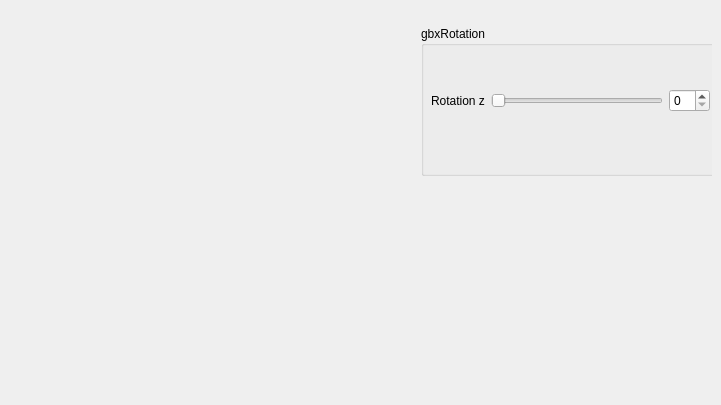
<?xml version="1.0" encoding="UTF-8"?>
<ui version="4.0">
 <class>MainWindow</class>
 <widget class="QMainWindow" name="MainWindow">
  <property name="geometry">
   <rect>
    <x>0</x>
    <y>0</y>
    <width>721</width>
    <height>405</height>
   </rect>
  </property>
  <property name="windowTitle">
   <string>Computer Grafik</string>
  </property>
  <widget class="QWidget" name="centralWidget">
   <widget class="QWidget" name="verticalLayoutWidget">
    <property name="geometry">
     <rect>
      <x>410</x>
      <y>0</y>
      <width>302</width>
      <height>202</height>
     </rect>
    </property>
    <layout class="QVBoxLayout" name="vblControls">
     <item>
      <widget class="QGroupBox" name="gbxRoation">
       <property name="minimumSize">
        <size>
         <width>300</width>
         <height>150</height>
        </size>
       </property>
       <property name="maximumSize">
        <size>
         <width>400</width>
         <height>150</height>
        </size>
       </property>
       <property name="title">
        <string>gbxRotation</string>
       </property>
       <widget class="QWidget" name="horizontalLayoutWidget">
        <property name="geometry">
         <rect>
          <x>-1</x>
          <y>19</y>
          <width>301</width>
          <height>111</height>
         </rect>
        </property>
        <layout class="QHBoxLayout" name="hblRotationZ">
         <item alignment="Qt::AlignLeft">
          <widget class="QLabel" name="lblRotationZ">
           <property name="text">
            <string>Rotation z</string>
           </property>
          </widget>
         </item>
         <item>
          <widget class="QSlider" name="sldRotationZ">
           <property name="orientation">
            <enum>Qt::Horizontal</enum>
           </property>
          </widget>
         </item>
         <item>
          <widget class="QSpinBox" name="sbxRotationZ"/>
         </item>
        </layout>
       </widget>
      </widget>
     </item>
    </layout>
   </widget>
   <widget class="MyGLWidget" name="NewWidget" native="true">
    <property name="geometry">
     <rect>
      <x>0</x>
      <y>0</y>
      <width>400</width>
      <height>400</height>
     </rect>
    </property>
    <property name="minimumSize">
     <size>
      <width>400</width>
      <height>400</height>
     </size>
    </property>
   </widget>
  </widget>
 </widget>
 <layoutdefault spacing="6" margin="11"/>
 <customwidgets>
  <customwidget>
   <class>MyGLWidget</class>
   <extends>QWidget</extends>
   <header>myglwidget.h</header>
   <container>1</container>
  </customwidget>
 </customwidgets>
 <resources/>
 <connections/>
</ui>
